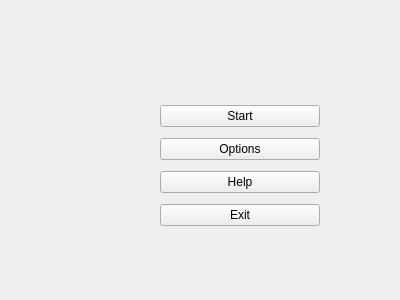
<?xml version="1.0" encoding="UTF-8"?>
<ui version="4.0">
 <class>Form</class>
 <widget class="QWidget" name="Form">
  <property name="geometry">
   <rect>
    <x>0</x>
    <y>0</y>
    <width>400</width>
    <height>300</height>
   </rect>
  </property>
  <property name="windowTitle">
   <string>Form</string>
  </property>
  <widget class="QWidget" name="verticalLayoutWidget">
   <property name="geometry">
    <rect>
     <x>160</x>
     <y>100</y>
     <width>160</width>
     <height>134</height>
    </rect>
   </property>
   <layout class="QVBoxLayout" name="verticalLayout">
    <item>
     <widget class="QPushButton" name="pushButton">
      <property name="text">
       <string>Start</string>
      </property>
     </widget>
    </item>
    <item>
     <widget class="QPushButton" name="pushButton_2">
      <property name="text">
       <string>Options</string>
      </property>
     </widget>
    </item>
    <item>
     <widget class="QPushButton" name="pushButton_3">
      <property name="text">
       <string>Help</string>
      </property>
     </widget>
    </item>
    <item>
     <widget class="QPushButton" name="pushButton_4">
      <property name="text">
       <string>Exit</string>
      </property>
     </widget>
    </item>
   </layout>
  </widget>
 </widget>
 <resources/>
 <connections/>
</ui>
